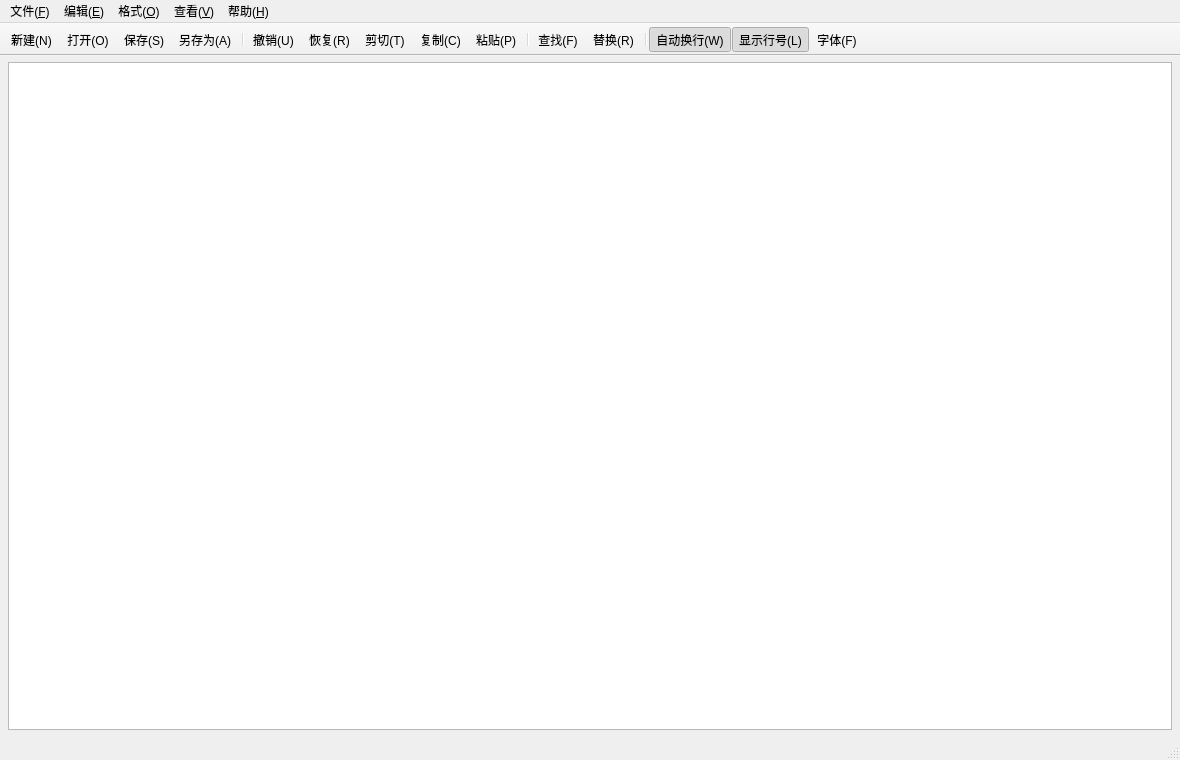
<?xml version="1.0" encoding="UTF-8"?>
<ui version="4.0">
 <class>MainWindow</class>
 <widget class="QMainWindow" name="MainWindow">
  <property name="geometry">
   <rect><x>0</x><y>0</y><width>1180</width><height>760</height></rect>
  </property>
  <property name="windowTitle">
   <string>未命名[*] - 小牛文本编辑器</string>
  </property>
  <widget class="QWidget" name="centralwidget">
   <layout class="QVBoxLayout" name="verticalLayout">
    <property name="spacing"><number>0</number></property>
    <property name="leftMargin"><number>8</number></property>
    <property name="topMargin"><number>6</number></property>
    <property name="rightMargin"><number>8</number></property>
    <property name="bottomMargin"><number>8</number></property>
    <item>
     <widget class="CodeEditor" name="textEdit"/>
    </item>
   </layout>
  </widget>
  <widget class="QMenuBar" name="menubar">
   <widget class="QMenu" name="menuFile">
    <property name="title"><string>文件(&amp;F)</string></property>
    <addaction name="actionNew"/>
    <addaction name="actionOpen"/>
    <addaction name="actionSave"/>
    <addaction name="actionSaveAs"/>
    <addaction name="separator"/>
    <addaction name="actionExit"/>
   </widget>
   <widget class="QMenu" name="menuEdit">
    <property name="title"><string>编辑(&amp;E)</string></property>
    <addaction name="actionUndo"/>
    <addaction name="actionRedo"/>
    <addaction name="separator"/>
    <addaction name="actionCut"/>
    <addaction name="actionCopy"/>
    <addaction name="actionPaste"/>
    <addaction name="separator"/>
    <addaction name="actionFind"/>
    <addaction name="actionReplace"/>
    <addaction name="separator"/>
    <addaction name="actionSelectAll"/>
   </widget>
   <widget class="QMenu" name="menuFormat">
    <property name="title"><string>格式(&amp;O)</string></property>
    <addaction name="actionWordWrap"/>
    <addaction name="actionLineNumbers"/>
    <addaction name="separator"/>
    <addaction name="actionFont"/>
    <addaction name="actionTextColor"/>
    <addaction name="actionTextBackground"/>
    <addaction name="actionEditorBackground"/>
   </widget>
   <widget class="QMenu" name="menuView">
    <property name="title"><string>查看(&amp;V)</string></property>
    <addaction name="actionToolBar"/>
    <addaction name="actionStatusBar"/>
   </widget>
   <widget class="QMenu" name="menuHelp">
    <property name="title"><string>帮助(&amp;H)</string></property>
    <addaction name="actionAbout"/>
   </widget>
   <addaction name="menuFile"/>
   <addaction name="menuEdit"/>
   <addaction name="menuFormat"/>
   <addaction name="menuView"/>
   <addaction name="menuHelp"/>
  </widget>
  <widget class="QToolBar" name="toolBar">
   <property name="windowTitle"><string>主工具栏</string></property>
   <property name="movable"><bool>false</bool></property>
   <property name="toolButtonStyle"><enum>Qt::ToolButtonIconOnly</enum></property>
   <attribute name="toolBarArea"><enum>TopToolBarArea</enum></attribute>
   <attribute name="toolBarBreak"><bool>false</bool></attribute>
   <addaction name="actionNew"/>
   <addaction name="actionOpen"/>
   <addaction name="actionSave"/>
   <addaction name="actionSaveAs"/>
   <addaction name="separator"/>
   <addaction name="actionUndo"/>
   <addaction name="actionRedo"/>
   <addaction name="actionCut"/>
   <addaction name="actionCopy"/>
   <addaction name="actionPaste"/>
   <addaction name="separator"/>
   <addaction name="actionFind"/>
   <addaction name="actionReplace"/>
   <addaction name="separator"/>
   <addaction name="actionWordWrap"/>
   <addaction name="actionLineNumbers"/>
   <addaction name="actionFont"/>
  </widget>
  <widget class="QStatusBar" name="statusbar"/>
  <action name="actionNew">
   <property name="text"><string>新建(&amp;N)</string></property>
   <property name="shortcut"><string>Ctrl+N</string></property>
  </action>
  <action name="actionOpen">
   <property name="text"><string>打开(&amp;O)</string></property>
   <property name="shortcut"><string>Ctrl+O</string></property>
  </action>
  <action name="actionSave">
   <property name="text"><string>保存(&amp;S)</string></property>
   <property name="shortcut"><string>Ctrl+S</string></property>
  </action>
  <action name="actionSaveAs">
   <property name="text"><string>另存为(&amp;A)</string></property>
   <property name="shortcut"><string>Ctrl+Shift+S</string></property>
  </action>
  <action name="actionExit">
   <property name="text"><string>退出(&amp;X)</string></property>
   <property name="shortcut"><string>Ctrl+Q</string></property>
  </action>
  <action name="actionUndo">
   <property name="text"><string>撤销(&amp;U)</string></property>
   <property name="shortcut"><string>Ctrl+Z</string></property>
  </action>
  <action name="actionRedo">
   <property name="text"><string>恢复(&amp;R)</string></property>
   <property name="shortcut"><string>Ctrl+Shift+Z</string></property>
  </action>
  <action name="actionCut">
   <property name="text"><string>剪切(&amp;T)</string></property>
   <property name="shortcut"><string>Ctrl+X</string></property>
  </action>
  <action name="actionCopy">
   <property name="text"><string>复制(&amp;C)</string></property>
   <property name="shortcut"><string>Ctrl+C</string></property>
  </action>
  <action name="actionPaste">
   <property name="text"><string>粘贴(&amp;P)</string></property>
   <property name="shortcut"><string>Ctrl+V</string></property>
  </action>
  <action name="actionSelectAll">
   <property name="text"><string>全选(&amp;A)</string></property>
   <property name="shortcut"><string>Ctrl+A</string></property>
  </action>
  <action name="actionFind">
   <property name="text"><string>查找(&amp;F)</string></property>
   <property name="shortcut"><string>Ctrl+F</string></property>
  </action>
  <action name="actionReplace">
   <property name="text"><string>替换(&amp;R)</string></property>
   <property name="shortcut"><string>Ctrl+H</string></property>
  </action>
  <action name="actionWordWrap">
   <property name="checkable"><bool>true</bool></property>
   <property name="checked"><bool>true</bool></property>
   <property name="text"><string>自动换行(&amp;W)</string></property>
  </action>
  <action name="actionLineNumbers">
   <property name="checkable"><bool>true</bool></property>
   <property name="checked"><bool>true</bool></property>
   <property name="text"><string>显示行号(&amp;L)</string></property>
   <property name="shortcut"><string>Ctrl+L</string></property>
  </action>
  <action name="actionFont">
   <property name="text"><string>字体(&amp;F)</string></property>
  </action>
  <action name="actionTextColor">
   <property name="text"><string>字体颜色</string></property>
  </action>
  <action name="actionTextBackground">
   <property name="text"><string>字体背景色</string></property>
  </action>
  <action name="actionEditorBackground">
   <property name="text"><string>编辑器背景色</string></property>
  </action>
  <action name="actionToolBar">
   <property name="checkable"><bool>true</bool></property>
   <property name="checked"><bool>true</bool></property>
   <property name="text"><string>工具栏(&amp;T)</string></property>
  </action>
  <action name="actionStatusBar">
   <property name="checkable"><bool>true</bool></property>
   <property name="checked"><bool>true</bool></property>
   <property name="text"><string>状态栏(&amp;S)</string></property>
  </action>
  <action name="actionAbout">
   <property name="text"><string>关于(&amp;A)</string></property>
   <property name="shortcut"><string>F1</string></property>
  </action>
 </widget>
 <customwidgets>
  <customwidget>
   <class>CodeEditor</class>
   <extends>QPlainTextEdit</extends>
   <header>codeeditor.h</header>
   <container>1</container>
  </customwidget>
 </customwidgets>
 <resources/>
 <connections/>
</ui>
